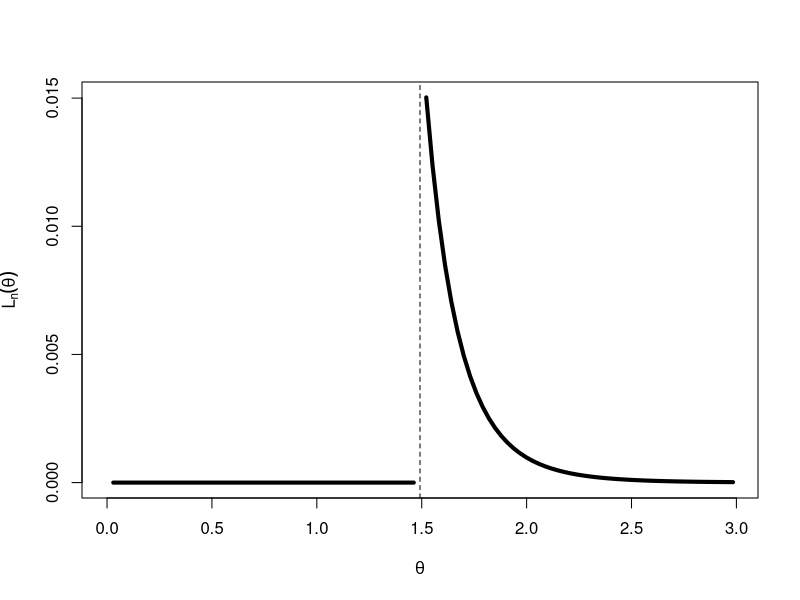

R code for this plot:
f_theta <- function(x, theta){
  1/theta * (x>0) * (x<=theta)
}
lik <- function(data, par){
  prod(
    sapply(
      data, function(x) f_theta(x = x, theta = par)
    )
  )
}
theta0 <- pi^2/6
n <- 10
X <- runif(n, min = 0, max = theta0)
fn <- function(t) lik(data = X, par = t)
fn <- Vectorize(fn)

M <- max(X)

pfn <- function(x) ifelse(x > M + M/300 || x < M - M/300, fn(x), NA)
pfn <- Vectorize(pfn)

curve(pfn, 0, 2*M, lwd = 4,
      xlab = expression(theta),
      ylab = expression(L[n](theta)))
abline(v = M, lty = 2)